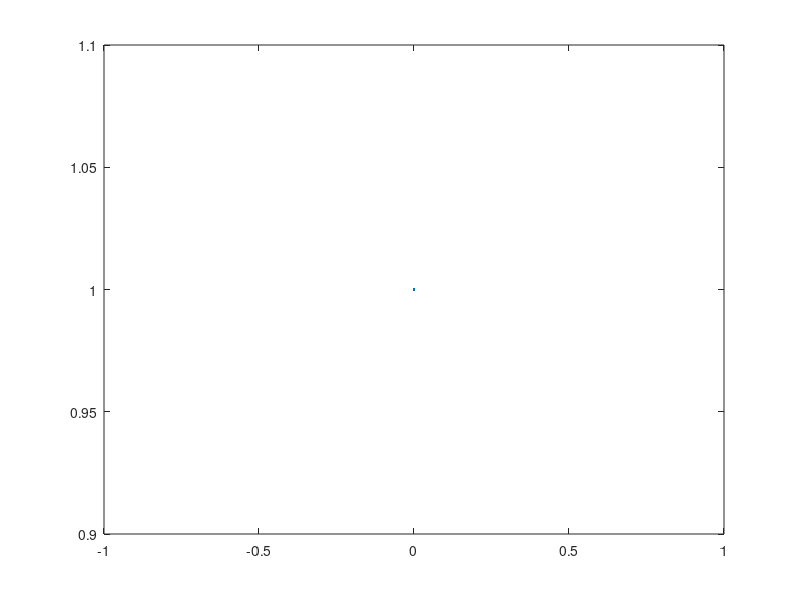

Recreate this plot in MATLAB.
clear;
y1=[];
x1=[];
for a=0:0.001:0.1
    y1=[y1 exp(a)];
    x1=[x1 a];
end
x2=0:0.1;
y2=exp(x2);
plot(x1,y1);
plot(x2,y2);
hold on

